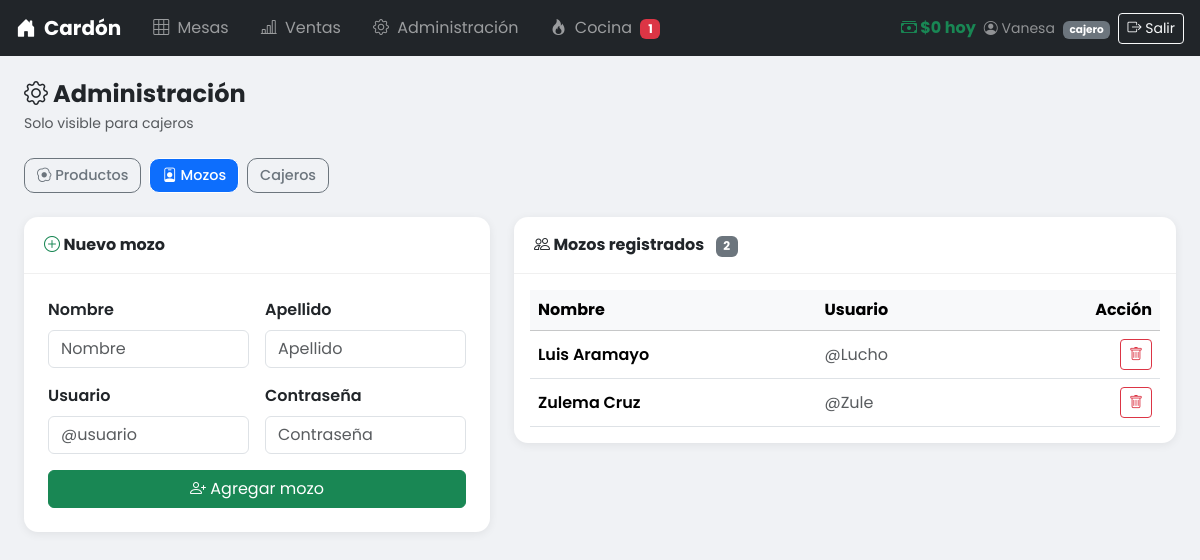
The page /admin.php?s=mozos (signed in) on the database as committed earlier.
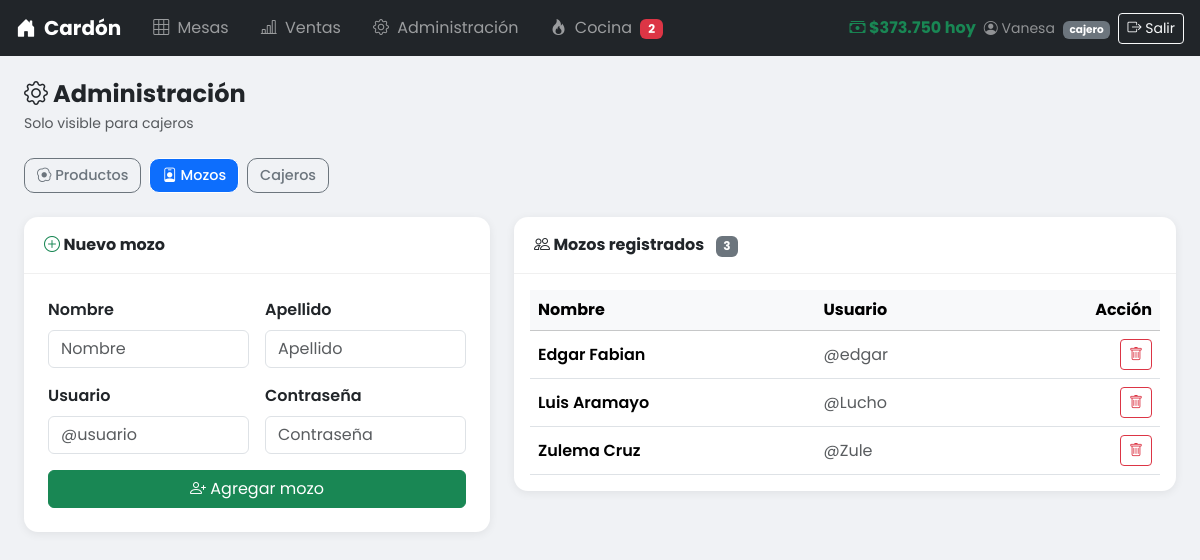
The same page on the database as committed later.
### tables this page shows
CREATE TABLE `mozo` (
  `id_mozo` int NOT NULL AUTO_INCREMENT,
  `nom_mozo` varchar(45) NOT NULL,
  `ape_mozo` varchar(45) NOT NULL,
  `usu_mozo` varchar(45) NOT NULL,
  `pass_mozo` varchar(45) NOT NULL,
  PRIMARY KEY (`id_mozo`),
  UNIQUE KEY `id_mozo_UNIQUE` (`id_mozo`)
);

### admin.php (the view, shortened to what the changed rows need)
<?php
include('conexion.php');
$seccion = $_GET['s'] ?? 'productos';
$platos  = $conexion->query("SELECT * FROM plato  ORDER BY nom_plato")->fetch_all(MYSQLI_ASSOC);
$bebidas = $conexion->query("SELECT * FROM bebida ORDER BY nom_bebida")->fetch_all(MYSQLI_ASSOC);
$postres = $conexion->query("SELECT * FROM postre ORDER BY nom_postre")->fetch_all(MYSQLI_ASSOC);
$mozos   = $conexion->query("SELECT * FROM mozo   ORDER BY nom_mozo")->fetch_all(MYSQLI_ASSOC);
?>
<!DOCTYPE html>
<html lang="es">
<head>
    <link href="https://cdn.jsdelivr.net/npm/bootstrap@5.3.3/dist/css/bootstrap.min.css" rel="stylesheet">
    <link href="https://cdn.jsdelivr.net/npm/bootstrap-icons@1.11.1/font/bootstrap-icons.css" rel="stylesheet">
</head>
<body>
<?php include('navbar.php'); ?>
<div class="container-fluid px-3 px-md-4 pb-5">
    <?php if ($seccion === 'productos'): ?>
    <div class="admin-card mb-4">
        <div class="card-header"><i class="bi bi-plus-circle text-success"></i> Nuevo producto</div>
        <div class="p-3 p-md-4">
            <form method="POST" class="row g-3">
                <input type="hidden" name="accion" value="nuevo_producto">
                <div class="col-12 col-sm-4 col-lg-2">
                    <label class="form-label fw-semibold">Tipo</label>
                    <select name="tipo" class="form-select" required>
                        <option value="">— elegí —</option>
                        <option value="plato">🍽 Plato</option>
                        <option value="bebida">🥤 Bebida</option>
                        <option value="postre">🍰 Postre</option>
                    </select>
                </div>
                <div class="col-12 col-sm-5 col-lg-3">
                    <label class="form-label fw-semibold">Nombre</label>
                    <input type="text" name="nombre" class="form-control" placeholder="Ej: Milanesa napolitana" required>
                </div>
                <div class="col-12 col-sm-5 col-lg-3">
                    <label class="form-label fw-semibold">Descripción <span class="text-muted fw-normal">(opcional)</span></label>
                    <input type="text" name="desc" class="form-control" placeholder="Ej: con papas fritas">
                </div>
                <div class="col-12 col-sm-3 col-lg-2">
                    <label class="form-label fw-semibold">Precio ($)</label>
                    <input type="number" name="precio" class="form-control" placeholder="0" min="1" required>
                </div>
                <div class="col-12 col-lg-2 d-flex align-items-end">
                    <button type="submit" class="btn btn-success w-100">
                        <i class="bi bi-plus-lg"></i> Agregar
                    </button>
                </div>
            </form>
        </div>
    </div>
    <?php
    $grupos = [
        ['titulo'=>'Platos',  'icono'=>'egg-fried',  'badge'=>'danger',    'items'=>$platos,  'tipo'=>'plato',  'col_id'=>'id_plato',  'col_nom'=>'nom_plato',  'col_desc'=>'descr_plato',  'col_precio'=>'precio_plato'],
        ['titulo'=>'Bebidas', 'icono'=>'cup-straw',  'badge'=>'info',      'items'=>$bebidas, 'tipo'=>'bebida', 'col_id'=>'id_bebida', 'col_nom'=>'nom_bebida', 'col_desc'=>'desc_bebida',  'col_precio'=>'precio_bebida'],
        ['titulo'=>'Postres', 'icono'=>'cake2',      'badge'=>'secondary', 'items'=>$postres, 'tipo'=>'postre', 'col_id'=>'id_postre', 'col_nom'=>'nom_postre', 'col_desc'=>'desc_postre',  'col_precio'=>'precio_postre'],
    ];
    foreach ($grupos as $g):
    ?>
    <div class="admin-card mb-4">
        <div class="card-header">
            <i class="bi bi-<?= $g['icono'] ?>"></i> <?= $g['titulo'] ?>
            <span class="badge bg-<?= $g['badge'] ?> ms-2"><?= count($g['items']) ?></span>
        </div>
        <div class="p-3">
            <?php if (empty($g['items'])): ?>
                <p class="text-muted text-center py-3">No hay <?= strtolower($g['titulo']) ?> cargados.</p>
            <?php else: ?>
            <div class="table-responsive">
                <table class="table table-hover align-middle mb-0">
                    <thead class="table-light">
                        <tr>
                            <th>Nombre</th>
                            <th class="d-none d-md-table-cell">Descripción</th>
                            <th class="text-end">Precio</th>
                            <th class="text-end" style="width:160px">Acciones</th>
                        </tr>
                    </thead>
                    <tbody>
                    <?php foreach ($g['items'] as $item): ?>
                        <tr>
                            <td class="fw-semibold"><?= htmlspecialchars($item[$g['col_nom']]) ?></td>
                            <td class="text-muted small d-none d-md-table-cell"><?= htmlspecialchars($item[$g['col_desc']] ?? '') ?></td>
                            <td class="text-end">$<?= number_format($item[$g['col_precio']], 0, ',', '.') ?></td>
                            <td class="text-end">
                                <button class="btn btn-sm btn-outline-primary me-1"
                                        onclick="abrirEditar('<?= $g['tipo'] ?>',<?= $item[$g['col_id']] ?>,'<?= addslashes($item[$g['col_nom']]) ?>','<?= addslashes($item[$g['col_desc']] ?? '') ?>',<?= $item[$g['col_precio']] ?>)">
                                    <i class="bi bi-pencil"></i>
                                </button>
                                <form method="POST" class="d-inline"
                                      onsubmit="return confirm('¿Eliminar <?= htmlspecialchars($item[$g['col_nom']]) ?>?')">
                                    <input type="hidden" name="accion" value="eliminar_producto">
                                    <input type="hidden" name="tipo"   value="<?= $g['tipo'] ?>">
                                    <input type="hidden" name="id"     value="<?= $item[$g['col_id']] ?>">
                                    <button type="submit" class="btn btn-sm btn-outline-danger">
                                        <i class="bi bi-trash"></i>
                                    </button>
                                </form>
                            </td>
                        </tr>
                    <?php endforeach; ?>
                    </tbody>
                </table>
            </div>
            <?php endif; ?>
        </div>
    </div>
    <?php endforeach; ?>
    <div class="modal fade" id="modalEditar" tabindex="-1">
        <div class="modal-dialog modal-dialog-centered">
            <div class="modal-content">
                <div class="modal-header">
                    <h5 class="modal-title fw-bold">Editar producto</h5>
                    <button type="button" class="btn-close" data-bs-dismiss="modal"></button>
                </div>
                <form method="POST">
                    <div class="modal-body">
                        <input type="hidden" name="accion" value="editar_producto">
                        <input type="hidden" name="tipo" id="edit_tipo">
                        <input type="hidden" name="id"   id="edit_id">
                        <div class="mb-3">
                            <label class="form-label fw-semibold">Nombre</label>
                            <input type="text" name="nombre" id="edit_nombre" class="form-control" required>
                        </div>
                        <div class="mb-3">
                            <label class="form-label fw-semibold">Descripción <span class="text-muted fw-normal">(opcional)</span></label>
                            <input type="text" name="desc" id="edit_desc" class="form-control">
                        </div>
                        <div class="mb-3">
                            <label class="form-label fw-semibold">Precio ($)</label>
                            <input type="number" name="precio" id="edit_precio" class="form-control" min="1" required>
                        </div>
                    </div>
                    <div class="modal-footer">
                        <button type="button" class="btn btn-secondary" data-bs-dismiss="modal">Cancelar</button>
                        <button type="submit" class="btn btn-primary">Guardar cambios</button>
                    </div>
                </form>
            </div>
        </div>
    </div>
    <!-- ══════════════════════════════════════════════════════
         SECCIÓN: MOZOS
    ══════════════════════════════════════════════════════ -->
    <?php elseif ($seccion === 'mozos'): ?>
    <div class="row g-4">
        <div class="col-12 col-lg-5">
            <div class="admin-card">
                <div class="card-header"><i class="bi bi-plus-circle text-success"></i> Nuevo mozo</div>
                <div class="p-3 p-md-4">
                    <form method="POST" class="row g-3">
                        <div class="col-12 col-sm-6">
                            <label class="form-label fw-semibold">Nombre</label>
                            <input type="text" name="nom" class="form-control" placeholder="Nombre" required>
                        </div>
                        <div class="col-12 col-sm-6">
                            <label class="form-label fw-semibold">Apellido</label>
                            <input type="text" name="ape" class="form-control" placeholder="Apellido" required>
                        </div>
                        <div class="col-12 col-sm-6">
                            <label class="form-label fw-semibold">Usuario</label>
                            <input type="text" name="usu" class="form-control" placeholder="@usuario" required>
                        </div>
                        <div class="col-12 col-sm-6">
                            <label class="form-label fw-semibold">Contraseña</label>
                            <input type="text" name="pas" class="form-control" placeholder="Contraseña" required>
                        </div>
                        <div class="col-12">
                            <button type="submit" class="btn btn-success w-100">
                                <i class="bi bi-person-plus"></i> Agregar mozo
                            </button>
                        </div>
                    </form>
                </div>
            </div>
        </div>
        <div class="col-12 col-lg-7">
            <div class="admin-card">
                <div class="card-header">
                    <i class="bi bi-people"></i> Mozos registrados
                    <span class="badge bg-secondary ms-2"><?= count($mozos) ?></span>
                </div>
                <div class="p-3">
                    <?php if (empty($mozos)): ?>
                        <p class="text-muted text-center py-4">No hay mozos registrados.</p>
                    <?php else: ?>
                    <div class="table-responsive">
                        <table class="table table-hover align-middle mb-0">
                            <thead class="table-light">
                                <tr><th>Nombre</th><th>Usuario</th><th class="text-end">Acción</th></tr>
                            </thead>
                            <tbody>
                            <?php foreach ($mozos as $m): ?>
                                <tr>
                                    <td class="fw-semibold"><?= htmlspecialchars($m['nom_mozo'].' '.$m['ape_mozo']) ?></td>
                                    <td class="text-muted">@<?= htmlspecialchars($m['usu_mozo']) ?></td>
                                    <td class="text-end">
                                        <form method="POST" class="d-inline"
                                              onsubmit="return confirm('¿Eliminar a <?= htmlspecialchars($m['nom_mozo']) ?>?')">
                                            <button class="btn btn-sm btn-outline-danger">
                                                <i class="bi bi-trash"></i>
                                            </button>
                                        </form>
                                    </td>
                                </tr>
                            <?php endforeach; ?>
                            </tbody>
                        </table>
                    </div>
                    <?php endif; ?>
                </div>
            </div>
        </div>
    </div>
    <?php endif; ?>
</div>
</body>
</html>

### navbar.php (shortened to what the changed rows need)
<?php
$ventas_hoy = $conexion->query("
    SELECT COALESCE(SUM(total_pedido), 0)
    FROM pedido
    WHERE DATE(fecha_pedido) = CURDATE()
      AND estado_pedido = 'Completado'
")->fetch_row()[0];
$pedidos_activos = $conexion->query("
    SELECT COUNT(*) FROM pedido
    WHERE estado_pedido IN ('En Proceso')
")->fetch_row()[0];
$es_cajero = ($_SESSION['rol'] ?? '') === 'cajero';
?>
<nav class="navbar navbar-expand-lg navbar-dark bg-dark mb-4">
    <div class="container-fluid px-3">
        <div class="collapse navbar-collapse" id="navMenu">
            <ul class="navbar-nav me-auto mt-2 mt-lg-0">
                <li class="nav-item">
                    <a class="nav-link px-3" href="cocina.php" target="_blank">
                        <i class="bi bi-fire"></i>
                        <span class="ms-1">Cocina</span>
                        <?php if ($pedidos_activos > 0): ?>
                        <span class="badge bg-danger ms-1"><?= $pedidos_activos ?></span>
                        <?php endif; ?>
                    </a>
                </li>
            </ul>
            <ul class="navbar-nav align-items-lg-center gap-2 mt-2 mt-lg-0">
                <?php if ($es_cajero): ?>
                <li class="nav-item">
                    <span class="navbar-text text-success fw-bold">
                        <i class="bi bi-cash-stack"></i>
                        $<?= number_format($ventas_hoy, 0, ',', '.') ?> hoy
                    </span>
                </li>
                <?php endif; ?>
            </ul>
        </div>
    </div>
</nav>

Rows that differ between the two databases and show on the page:
added mozo: nom_mozo+ape_mozo "Edgar Fabian", usu_mozo "edgar"
Other text that changed with them:
$pedidos_activos: "1" → "2"
$ventas_hoy: "0" → "373.750"
count($mozos): "2" → "3"
